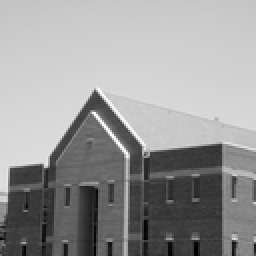
%> input picture DIP/SY4/Fig1006(a).tif, 128 x 128 px, shrunk from 601 x 601 before the run (shown 2 times larger)
$ octave sy4.m   (GNU Octave 9; MATLAB toolbox functions it lacks are replaced by stand-ins)
%> lines starting %> are read from the running program, lines starting %| are printed output that depends on the picture; in (x1, y1, x2, y2) boxes, pixels count from 0 and x2, y2 are one past the last pixel; in counts of white or black regions, pixels touching at a corner belong together; the program's own positions count from 1
### DIP/SY4/myiteration.m
% 函数myiteration:迭代阈值法
% 输入参数:I:原图像
% 输出参数:阈值threshold
% 使用函数:im2double(I):变为双精度
%         min():最小元素
%         max():最大元素
%         find(A):符合条件A的元素
%         mean():求数组平均值
%         abs():求绝对值
function threshold=myiteration(I)
I=im2double(I);     %变为双精度，即0-1
T0=0.01;            %参数T0
T1=(min(I(:))+max(I(:)))/2;%选取图像中最大像素和最小像素的中阈值作为T1
r1=find(I>T1);%灰度值大于T1的
r2=find(I<=T1);%其他
T2=(mean(I(r1))+mean(I(r2)))/2;%新的阈值T2    %mean函数是一个求数组平均值的函数
while abs(T2-T1)<T0
    T1=T2;
    r1=find(I>T1);%灰度值大于T1的
    r2=find(I<=T1);%其他
    T2=(mean(I(r1))+mean(I(r2)))/2;%新的阈值T2
end
threshold=T2;

### DIP/SY4/myotsu.m
% 函数myotsu:最大类间差法
% 输入参数:I:原图像
% 输出参数:阈值threshold
% 使用函数:size(I):求矩阵大小
%         rgb2gray():rgb转化为灰度图像
%         im2double():变为双精度，即0-1
function threshold=myotsu(I)
[M,N,i]=size(I);     %得到图像行列值
if i>1
    I=rgb2gray(I);%若不是灰度图像则先处理为灰度图像
end
I=im2double(I);  %变为双精度，即0-1
number_all=M*N;  %总像素值
hui_all=0;       %预设图像总灰度值为0
ICV_t=0;        %预设最大方差为0
for i=1:M
    for j=1:N
        hui_all=hui_all+I(i,j);%得到图像总灰度值
    end
end
all_ave=hui_all*255/number_all;   %图像灰度值的总平均值

%t为某个阈值，把原图像分为A部分（每个像素值>=t）与B部分（每个像素值<t）
for t=0:255                       %不断试探最优t值
    hui_A=0;                      %不断重置A部分总灰度值
    hui_B=0;                      %不断重置B部分总灰度值
    number_A=0;                   %不断重置A部分总像素
    number_B=0;                   %不断重置B部分总像素
    for i=1:M                     %遍历原图像每个像素的灰度值
        for j=1:N
            if (I(i,j)*255>=t)    %分割出灰度值>=t的像素
                number_A=number_A+1;  %得到A部分总像素
                hui_A=hui_A+I(i,j);   %得到A部分总灰度值
            elseif (I(i,j)*255<t) %分割出灰度值<t的像素
                number_B=number_B+1;  %得到B部分总像素
                hui_B=hui_B+I(i,j);   %得到B部分总灰度值
            end
        end
    end
    PA=number_A/number_all;            %得到A部分像素总数与图像总像素的比列
    PB=number_B/number_all;            %得到B部分像素总数与图像总像素的比列
    A_ave=hui_A*255/number_A;          %得到A部分总灰度值与A部分总像素的比例
    B_ave=hui_B*255/number_B;          %得到B部分总灰度值与B部分总像素的比例
    ICV=PA*((A_ave-all_ave)^2)+PB*((B_ave-all_ave)^2);  %Otsu算法
    if (ICV>ICV_t)                     %不断判断，得到最大方差
        ICV_t=ICV;
        k=t;                           %得到最大方差的最优阈值
    end
end
threshold=k/255;                           %显示阈值

### DIP/SY4/mysharpen.m
% 函数mysharpen:根据选择的算子对图像进行锐化处理
% 输入参数:I:原图像
%          modelx:水平边缘算子
%          modely:垂直边缘算子
% 输出参数:锐化处理后的图像OUT
% 使用函数:size(x):求矩阵大小
%         sqrt(x):开根号
%         strcmp(choice,''):比较字符串是否相等
%         myconvolve(I，model):卷积操作
function OUT=mysharpen(I,choice)
[x,y]=size(I);
%% 采用Roberts算子进行边缘检测
if strcmp(choice,'Roberts')
    modelx=[0,0,0;0,-1,0;0,0,1];%水平边缘算子
    modely=[0,0,0;0,0,-1;0,1,0];%垂直边缘算子
    b=myconvolve(I,modelx);
    c=myconvolve(I,modely);
    for i=1:x
        for j=1:y
             b(i,j)=sqrt(b(i,j)^2+c(i,j)^2);
        end
    end
    OUT=uint8(b);
end
%% 采用Sobel算子进行边缘检测
if strcmp(choice,'Sobel')
    modelx=[-1,-2,-1;0,0,0;1,2,1];%水平边缘算子
    modely=[1,0,-1;2,0,-2;1,0,-1];%垂直边缘算子
    b=myconvolve(I,modelx);
    c=myconvolve(I,modely);
    for i=1:x
        for j=1:y
             b(i,j)=sqrt(b(i,j)^2+c(i,j)^2);
        end
    end
    OUT=uint8(b);
end
%% 采用Prewitt算子进行边缘检测
if strcmp(choice,'Prewitt')
    modelx=[-1,-1,-1;0,0,0;1,1,1];%水平边缘算子
    modely=[-1,0,1;-1,0,1;-1,0,1];%垂直边缘算子
    b=myconvolve(I,modelx);
    c=myconvolve(I,modely);
    for i=1:x
        for j=1:y
             b(i,j)=sqrt(b(i,j)^2+c(i,j)^2);
        end
    end
    OUT=uint8(b);
end
%% 采用Log算子进行边缘检测
if strcmp(choice,'Log')
    model=[-2,-4,-4,-4,-2;
           -4,0,8,0,-4;
           -4,8,24,8,-4;
           -4,0,8,0,-4;
           -2,-4,-4,-4,-2];%模板
    b=myconvolve(I,model);
    OUT=uint8(b);
end

### DIP/SY4/myconvolve.m
% 函数myconvolve:根据模板对图像进行卷积操作
% 输入参数:I:原图像
%          modelx:模板
% 输出参数:卷积操作后的图像数据OUT
% 使用函数:size(x):求矩阵大小
%         double(x):增加精度
%         zeros():为矩阵分配空间
function OUT=myconvolve(image,model)
HW=size(image);             %获取原图像的大小
image=double(image);
[x,y]=size(model);          %模板大小
OUT=zeros(HW);              %为输出分配空间
%% 加边沿
wall=(x-1)/2;
nHW=[HW(1)+2*wall,HW(2)+2*wall];%加上墙（补充的边沿）之后的数据区大小
data=zeros(nHW);%为数据区分配空间
data(wall+1:wall+HW(1),wall+1:wall+HW(2))=image(:,:);%为数据区赋值
for i = 1:wall
    data(wall+1:wall+HW(1),i)=data(wall+1:wall+HW(1),wall+1);%左
    data(wall+1:wall+HW(1),i+(nHW(2)-wall))=data(wall+1:wall+HW(1),wall+HW(2));%右
end
for i = 1:wall
    data(i,:)=data(wall+1,:);%上
    data(i+(nHW(1)-wall),:)=data(nHW(1)-wall,:);%下
end
%% 计算
for i = wall+1:wall+HW(1)
	for j = wall+1:wall+HW(2)
        for m = 1:x
            for n = 1:y
                OUT(i-wall,j-wall) = OUT(i-wall,j-wall) + ...
                data(i-wall+m-1,j-wall+n-1)*model(m,n);%对整幅图像进行卷积操作
            end
        end
	end
end

### DIP/SY4/sy4.m
clear all;close all;clc;
%% 1、采用阈值法实现图像分割，分别采用两种阈值选取方法实现。
I=imread('Fig1006(a).tif');
%> I is the input picture: size 128x128 uint8; min 0, max 255, mean 152.8
threshold1=myiteration(I);
%> in myiteration, `T1=(min(I(:))+max(I(:)))/2;`: T1 = 0.5
%> in myiteration, `r1=find(I>T1);`: r1 = 10183 values from 1 to 16377
%> in myiteration, `r2=find(I<=T1);`: r2 = 6201 values from 112 to 16384
%> in myiteration, `T2=(mean(I(r1))+mean(I(r2)))/2;`: T2 = 0.539
%> threshold1 = 0.539
threshold2=myotsu(I);
%> after the loop in myotsu, `for i=1:M`: hui_all = 9817
%> in myotsu, `all_ave=hui_all*255/number_all;`: all_ave = 152.8
%> the loop in myotsu, `for t=0:255` made 256 passes
%> (PA, PB, A_ave, B_ave, ICV, ICV_t) on passes 2 to 13: (1, 0.000183, 152.8, 0, 4.28, 4.28), (1, 0.000488, 152.9, 0.625, 11.31, 11.31), (0.999, 0.000916, 152.9, 1.27, 21.04, 21.04), (0.999, 0.00116, 153, 1.63, 26.53, 26.53), (0.998, 0.00177, 153.1, 2.45, 40.08, 40.08), (0.998, 0.00189, 153.1, 2.61, 42.75, 42.75), (0.998, 0.00214, 153.1, 3, 48.03, 48.03), (0.997, 0.0025, 153.2, 3.59, 55.85, 55.85), (0.997, 0.00281, 153.2, 4.07, 62.28, 62.28), (0.997, 0.00305, 153.2, 4.46, 67.35, 67.35), (0.997, 0.00336, 153.3, 4.96, 73.61, 73.61), (0.996, 0.00372, 153.3, 5.56, 81.01, 81.01)
%> (PA, PB, A_ave, B_ave, ICV) on pass 1: (1, 0, 152.8, NaN, NaN)
%> after the loop in myotsu, `for t=0:255`: ICV_t = 3855.8; k = 143
%> in myotsu, `threshold=k/255;`: threshold = 0.561
%> threshold2 = 0.561
J1=im2bw(I,threshold1);
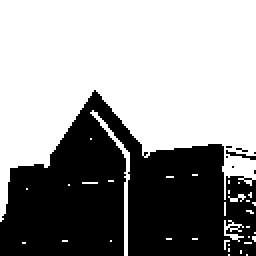
%> J1: size 128x128 logical (shown 2 times larger); 59.3% white; 8 black regions (6 under 20 px), largest, box (x1, y1, x2, y2) and area: (0, 45, 128, 128) 6626, (113, 75, 128, 80) 24
J2=im2bw(I,threshold2);
%> J2: size 128x128 logical; 58.1% white; 8 black regions (6 under 20 px), largest, box (x1, y1, x2, y2) and area: (0, 45, 128, 128) 6772, (113, 73, 128, 82) 76
figure,suptitle('基于阈值的图像分割');                %Figure 1
subplot(131),imshow(I),axis on,title('原图') ;
subplot(132),imshow(J1),axis on,title('迭代阈值法');
subplot(133),imshow(J2),axis on,title('otsu阈值法') ;
%% 2、分别用Roberts,Sobel和拉普拉斯高斯算子对图像进行边缘检测，比较三种算子处理的不同之处。
E1=mysharpen(I,'Roberts');
%> after the loop in myconvolve, `for i = 1:wall`: data: size 130x130 double; min 0, max 255, mean 150.8
%> after the loop in myconvolve, `for i = 1:wall`:
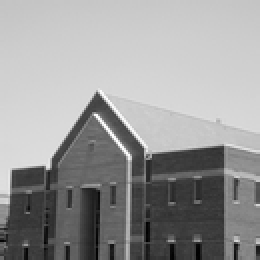
%> data: size 130x130 double (shown 2 times larger); min 0, max 255, mean 152.9
%> after the loop in mysharpen, `for i=1:x`:
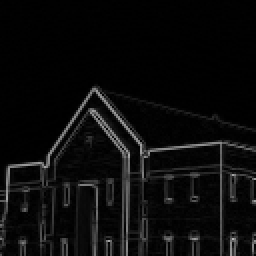
%> b: size 128x128 double (shown 2 times larger); min 0, max 181.8, mean 11.7
E2=mysharpen(I,'Sobel');
%> call 2 of mysharpen, with choice = 'Sobel'
%> call 4 of myconvolve, with model = [1 0 -1; 2 0 -2; 1 0 -1]
%> after the loop in myconvolve (call 4), `for i = wall+1:wall+HW(1)`:
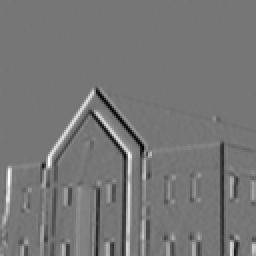
%> OUT: size 128x128 double (shown 2 times larger); min -581, max 670, mean 1; drawn with min black and max white
%> after the loop in mysharpen (call 2), `for i=1:x`:
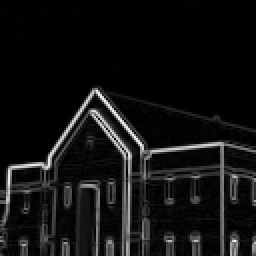
%> b: size 128x128 double (shown 2 times larger); min 0, max 712.8, mean 51.6; drawn with min black and max white
E3=mysharpen(I,'Log');
%> after the loop in myconvolve (call 5), `for i = 1:wall`:
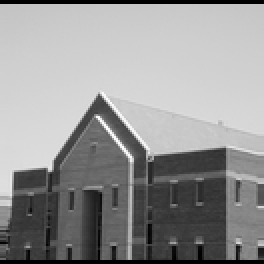
%> data: size 132x132 double (shown 2 times larger); min 0, max 255, mean 148.9
%> after the loop in myconvolve (call 5), `for i = 1:wall`:
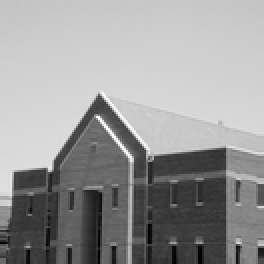
%> data: size 132x132 double (shown 2 times larger); 3.03% of pixels changed, all inside (x1, y1, x2, y2) = (0, 0, 132, 132)
%> (the run ends here)
